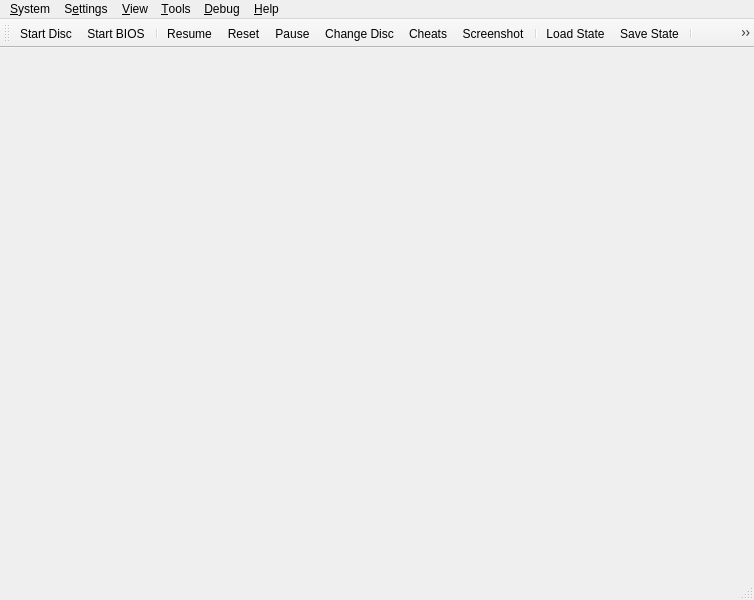
<?xml version="1.0" encoding="UTF-8"?>
<ui version="4.0">
 <class>MainWindow</class>
 <widget class="QMainWindow" name="MainWindow">
  <property name="geometry">
   <rect>
    <x>0</x>
    <y>0</y>
    <width>754</width>
    <height>600</height>
   </rect>
  </property>
  <property name="windowTitle">
   <string>DuckStation</string>
  </property>
  <property name="windowIcon">
   <iconset resource="resources/resources.qrc">
    <normaloff>:/icons/duck.png</normaloff>:/icons/duck.png</iconset>
  </property>
  <property name="acceptDrops">
    <bool>true</bool>
  </property>
  <widget class="QStackedWidget" name="mainContainer">
   <property name="currentIndex">
    <number>0</number>
   </property>
   <widget class="QWidget" name="page"/>
   <widget class="QWidget" name="page_2"/>
  </widget>
  <widget class="QMenuBar" name="menuBar">
   <property name="geometry">
    <rect>
     <x>0</x>
     <y>0</y>
     <width>754</width>
     <height>21</height>
    </rect>
   </property>
   <widget class="QMenu" name="menuSystem">
    <property name="title">
     <string>&amp;System</string>
    </property>
    <widget class="QMenu" name="menuChangeDisc">
     <property name="title">
      <string>Change Disc</string>
     </property>
     <property name="icon">
      <iconset resource="resources/resources.qrc">
       <normaloff>:/icons/media-optical.png</normaloff>:/icons/media-optical.png</iconset>
     </property>
     <addaction name="actionChangeDiscFromFile"/>
     <addaction name="actionChangeDiscFromGameList"/>
     <addaction name="actionRemoveDisc"/>
     <actiongroup name="actionGroupChangeDiscSubImages" />
     <addaction name="separator"/>
    </widget>
    <widget class="QMenu" name="menuCheats">
     <property name="title">
      <string>Cheats</string>
     </property>
     <property name="icon">
      <iconset resource="resources/resources.qrc">
       <normaloff>:/icons/conical-flask-red.png</normaloff>:/icons/conical-flask-red.png</iconset>
     </property>
    </widget>
    <widget class="QMenu" name="menuLoadState">
     <property name="title">
      <string>Load State</string>
     </property>
     <property name="icon">
      <iconset resource="resources/resources.qrc">
       <normaloff>:/icons/document-open.png</normaloff>:/icons/document-open.png</iconset>
     </property>
    </widget>
    <widget class="QMenu" name="menuSaveState">
     <property name="title">
      <string>Save State</string>
     </property>
     <property name="icon">
      <iconset resource="resources/resources.qrc">
       <normaloff>:/icons/document-save.png</normaloff>:/icons/document-save.png</iconset>
     </property>
    </widget>
    <addaction name="actionStartDisc"/>
    <addaction name="actionStartBios"/>
    <addaction name="actionResumeLastState"/>
    <addaction name="separator"/>
    <addaction name="actionPowerOff"/>
    <addaction name="actionPowerOffWithoutSaving"/>
    <addaction name="actionReset"/>
    <addaction name="actionPause"/>
    <addaction name="menuChangeDisc"/>
    <addaction name="separator"/>
    <addaction name="menuCheats"/>
    <addaction name="actionScreenshot"/>
    <addaction name="separator"/>
    <addaction name="menuLoadState"/>
    <addaction name="menuSaveState"/>
    <addaction name="separator"/>
    <addaction name="actionExit"/>
   </widget>
   <widget class="QMenu" name="menuSettings">
    <property name="title">
     <string>S&amp;ettings</string>
    </property>
    <widget class="QMenu" name="menuSettingsTheme">
     <property name="title">
      <string>Theme</string>
     </property>
    </widget>
    <widget class="QMenu" name="menuSettingsLanguage">
     <property name="title">
      <string>Language</string>
     </property>
    </widget>
    <addaction name="actionFullscreen"/>
    <addaction name="separator"/>
    <addaction name="actionGeneralSettings"/>
    <addaction name="actionBIOSSettings"/>
    <addaction name="actionConsoleSettings"/>
    <addaction name="actionEmulationSettings"/>
    <addaction name="actionGameListSettings"/>
    <addaction name="actionHotkeySettings"/>
    <addaction name="actionControllerSettings"/>
    <addaction name="actionMemoryCardSettings"/>
    <addaction name="actionDisplaySettings"/>
    <addaction name="actionEnhancementSettings"/>
    <addaction name="actionPostProcessingSettings"/>
    <addaction name="actionAudioSettings"/>
    <addaction name="actionAchievementSettings"/>
    <addaction name="actionAdvancedSettings"/>
    <addaction name="separator"/>
    <addaction name="actionAddGameDirectory"/>
    <addaction name="actionScanForNewGames"/>
    <addaction name="actionRescanAllGames"/>
    <addaction name="separator"/>
    <addaction name="menuSettingsLanguage"/>
    <addaction name="menuSettingsTheme"/>
   </widget>
   <widget class="QMenu" name="menuHelp">
    <property name="title">
     <string>&amp;Help</string>
    </property>
    <addaction name="actionGitHubRepository"/>
    <addaction name="actionIssueTracker"/>
    <addaction name="actionDiscordServer"/>
    <addaction name="separator"/>
    <addaction name="actionCheckForUpdates"/>
    <addaction name="separator"/>
    <addaction name="actionAboutQt"/>
    <addaction name="actionAbout"/>
   </widget>
   <widget class="QMenu" name="menuDebug">
    <property name="title">
     <string>&amp;Debug</string>
    </property>
    <widget class="QMenu" name="menuRenderer">
     <property name="title">
      <string>Switch GPU Renderer</string>
     </property>
    </widget>
    <widget class="QMenu" name="menuCPUExecutionMode">
     <property name="title">
      <string>Switch CPU Emulation Mode</string>
     </property>
    </widget>
    <widget class="QMenu" name="menuCropMode">
     <property name="title">
      <string>Switch Crop Mode</string>
     </property>
    </widget>
    <addaction name="menuCPUExecutionMode"/>
    <addaction name="menuRenderer"/>
    <addaction name="menuCropMode"/>
    <addaction name="actionDisableAllEnhancements"/>
    <addaction name="actionDisableInterlacing"/>
    <addaction name="actionForceNTSCTimings"/>
    <addaction name="separator"/>
    <addaction name="actionCPUDebugger"/>
    <addaction name="separator"/>
    <addaction name="actionDumpRAM"/>
    <addaction name="actionDumpVRAM"/>
    <addaction name="actionDumpSPURAM"/>
    <addaction name="separator"/>
    <addaction name="actionDebugDumpCPUtoVRAMCopies"/>
    <addaction name="actionDebugDumpVRAMtoCPUCopies"/>
    <addaction name="actionDumpAudio"/>
    <addaction name="separator"/>
    <addaction name="actionDebugShowVRAM"/>
    <addaction name="actionDebugShowGPUState"/>
    <addaction name="actionDebugShowCDROMState"/>
    <addaction name="actionDebugShowSPUState"/>
    <addaction name="actionDebugShowTimersState"/>
    <addaction name="actionDebugShowMDECState"/>
    <addaction name="actionDebugShowDMAState"/>
    <addaction name="actionDebugShowSIOState"/>
   </widget>
   <widget class="QMenu" name="menu_View">
    <property name="title">
     <string>&amp;View</string>
    </property>
    <widget class="QMenu" name="menuWindowSize">
     <property name="title">
      <string>&amp;Window Size</string>
     </property>
    </widget>
    <addaction name="actionViewToolbar"/>
    <addaction name="actionViewLockToolbar"/>
    <addaction name="actionViewStatusBar"/>
    <addaction name="separator"/>
    <addaction name="actionViewGameList"/>
    <addaction name="actionViewGameGrid"/>
    <addaction name="actionViewSystemDisplay"/>
    <addaction name="actionViewGameProperties"/>
    <addaction name="separator"/>
    <addaction name="menuWindowSize"/>
    <addaction name="separator"/>
    <addaction name="actionGridViewShowTitles"/>
    <addaction name="actionGridViewZoomIn"/>
    <addaction name="actionGridViewZoomOut"/>
    <addaction name="actionGridViewRefreshCovers"/>
   </widget>
   <widget class="QMenu" name="menu_Tools">
    <property name="title">
     <string>&amp;Tools</string>
    </property>
    <addaction name="actionMemory_Card_Editor"/>
    <addaction name="actionCheatManager"/>
    <addaction name="separator"/>
    <addaction name="actionOpenDataDirectory"/>
   </widget>
   <addaction name="menuSystem"/>
   <addaction name="menuSettings"/>
   <addaction name="menu_View"/>
   <addaction name="menu_Tools"/>
   <addaction name="menuDebug"/>
   <addaction name="menuHelp"/>
  </widget>
  <widget class="QToolBar" name="toolBar">
   <property name="windowTitle">
    <string>toolBar</string>
   </property>
   <property name="iconSize">
    <size>
     <width>32</width>
     <height>32</height>
    </size>
   </property>
   <property name="toolButtonStyle">
    <enum>Qt::ToolButtonTextUnderIcon</enum>
   </property>
   <attribute name="toolBarArea">
    <enum>TopToolBarArea</enum>
   </attribute>
   <attribute name="toolBarBreak">
    <bool>false</bool>
   </attribute>
   <addaction name="actionStartDisc"/>
   <addaction name="actionStartBios"/>
   <addaction name="separator"/>
   <addaction name="actionResumeLastState"/>
   <addaction name="actionReset"/>
   <addaction name="actionPause"/>
   <addaction name="actionChangeDisc"/>
   <addaction name="actionCheats"/>
   <addaction name="actionScreenshot"/>
   <addaction name="separator"/>
   <addaction name="actionLoadState"/>
   <addaction name="actionSaveState"/>
   <addaction name="separator"/>
   <addaction name="actionFullscreen"/>
   <addaction name="actionSettings"/>
  </widget>
  <widget class="QStatusBar" name="statusBar"/>
  <action name="actionStartDisc">
   <property name="icon">
    <iconset resource="resources/resources.qrc">
     <normaloff>:/icons/drive-optical.png</normaloff>:/icons/drive-optical.png</iconset>
   </property>
   <property name="text">
    <string>Start &amp;Disc...</string>
   </property>
  </action>
  <action name="actionStartBios">
   <property name="icon">
    <iconset resource="resources/resources.qrc">
     <normaloff>:/icons/drive-removable-media.png</normaloff>:/icons/drive-removable-media.png</iconset>
   </property>
   <property name="text">
    <string>Start &amp;BIOS</string>
   </property>
  </action>
  <action name="actionScanForNewGames">
   <property name="icon">
    <iconset resource="resources/resources.qrc">
     <normaloff>:/icons/folder-open.png</normaloff>:/icons/folder-open.png</iconset>
   </property>
   <property name="text">
    <string>&amp;Scan For New Games</string>
   </property>
  </action>
  <action name="actionRescanAllGames">
   <property name="icon">
    <iconset resource="resources/resources.qrc">
     <normaloff>:/icons/view-refresh.png</normaloff>:/icons/view-refresh.png</iconset>
   </property>
   <property name="text">
    <string>&amp;Rescan All Games</string>
   </property>
  </action>
  <action name="actionPowerOff">
   <property name="icon">
    <iconset resource="resources/resources.qrc">
     <normaloff>:/icons/system-shutdown.png</normaloff>:/icons/system-shutdown.png</iconset>
   </property>
   <property name="text">
    <string>Power &amp;Off</string>
   </property>
  </action>
  <action name="actionReset">
   <property name="icon">
    <iconset resource="resources/resources.qrc">
     <normaloff>:/icons/view-refresh.png</normaloff>:/icons/view-refresh.png</iconset>
   </property>
   <property name="text">
    <string>&amp;Reset</string>
   </property>
  </action>
  <action name="actionPause">
   <property name="checkable">
    <bool>true</bool>
   </property>
   <property name="icon">
    <iconset resource="resources/resources.qrc">
     <normaloff>:/icons/media-playback-pause.png</normaloff>:/icons/media-playback-pause.png</iconset>
   </property>
   <property name="text">
    <string>&amp;Pause</string>
   </property>
  </action>
  <action name="actionLoadState">
   <property name="icon">
    <iconset resource="resources/resources.qrc">
     <normaloff>:/icons/document-open.png</normaloff>:/icons/document-open.png</iconset>
   </property>
   <property name="text">
    <string>&amp;Load State</string>
   </property>
  </action>
  <action name="actionSaveState">
   <property name="icon">
    <iconset resource="resources/resources.qrc">
     <normaloff>:/icons/document-save.png</normaloff>:/icons/document-save.png</iconset>
   </property>
   <property name="text">
    <string>&amp;Save State</string>
   </property>
  </action>
  <action name="actionExit">
   <property name="text">
    <string>E&amp;xit</string>
   </property>
  </action>
  <action name="actionBIOSSettings">
   <property name="icon">
    <iconset resource="resources/resources.qrc">
     <normaloff>:/icons/media-flash-2.png</normaloff>:/icons/media-flash-2.png</iconset>
   </property>
   <property name="text">
    <string>B&amp;IOS Settings...</string>
   </property>
  </action>
  <action name="actionConsoleSettings">
   <property name="icon">
    <iconset resource="resources/resources.qrc">
     <normaloff>:/icons/utilities-system-monitor.png</normaloff>:/icons/utilities-system-monitor.png</iconset>
   </property>
   <property name="text">
    <string>C&amp;onsole Settings...</string>
   </property>
  </action>
  <action name="actionEmulationSettings">
   <property name="icon">
    <iconset resource="resources/resources.qrc">
     <normaloff>:/icons/applications-other.png</normaloff>:/icons/applications-other.png</iconset>
   </property>
   <property name="text">
    <string>E&amp;mulation Settings...</string>
   </property>
  </action>
  <action name="actionControllerSettings">
   <property name="icon">
    <iconset resource="resources/resources.qrc">
     <normaloff>:/icons/input-gaming.png</normaloff>:/icons/input-gaming.png</iconset>
   </property>
   <property name="text">
    <string>&amp;Controller Settings...</string>
   </property>
  </action>
  <action name="actionHotkeySettings">
   <property name="icon">
    <iconset resource="resources/resources.qrc">
     <normaloff>:/icons/preferences-desktop-keyboard-shortcuts.png</normaloff>:/icons/preferences-desktop-keyboard-shortcuts.png</iconset>
   </property>
   <property name="text">
    <string>&amp;Hotkey Settings...</string>
   </property>
  </action>
  <action name="actionDisplaySettings">
   <property name="icon">
    <iconset resource="resources/resources.qrc">
     <normaloff>:/icons/video-display.png</normaloff>:/icons/video-display.png</iconset>
   </property>
   <property name="text">
    <string>&amp;Display Settings...</string>
   </property>
  </action>
  <action name="actionEnhancementSettings">
   <property name="icon">
    <iconset resource="resources/resources.qrc">
     <normaloff>:/icons/antialias-icon.png</normaloff>:/icons/antialias-icon.png</iconset>
   </property>
   <property name="text">
    <string>&amp;Enhancement Settings...</string>
   </property>
  </action>
  <action name="actionPostProcessingSettings">
   <property name="icon">
    <iconset resource="resources/resources.qrc">
     <normaloff>:/icons/applications-graphics.png</normaloff>:/icons/applications-graphics.png</iconset>
   </property>
   <property name="text">
    <string>&amp;Post-Processing Settings...</string>
   </property>
  </action>
  <action name="actionFullscreen">
   <property name="icon">
    <iconset resource="resources/resources.qrc">
     <normaloff>:/icons/view-fullscreen.png</normaloff>:/icons/view-fullscreen.png</iconset>
   </property>
   <property name="text">
    <string>Fullscreen</string>
   </property>
  </action>
  <action name="actionResolution_Scale">
   <property name="text">
    <string>Resolution Scale</string>
   </property>
  </action>
  <action name="actionGitHubRepository">
   <property name="text">
    <string>&amp;GitHub Repository...</string>
   </property>
  </action>
  <action name="actionIssueTracker">
   <property name="text">
    <string>&amp;Issue Tracker...</string>
   </property>
  </action>
  <action name="actionDiscordServer">
   <property name="text">
    <string>&amp;Discord Server...</string>
   </property>
  </action>
  <action name="actionCheckForUpdates">
   <property name="text">
    <string>Check for &amp;Updates...</string>
   </property>
  </action>
  <action name="actionAboutQt">
   <property name="text">
    <string>About &amp;Qt...</string>
   </property>
  </action>
  <action name="actionAbout">
   <property name="text">
    <string>&amp;About DuckStation...</string>
   </property>
  </action>
  <action name="actionChangeDisc">
   <property name="icon">
    <iconset resource="resources/resources.qrc">
     <normaloff>:/icons/media-optical.png</normaloff>:/icons/media-optical.png</iconset>
   </property>
   <property name="text">
    <string>Change Disc...</string>
   </property>
  </action>
  <action name="actionCheats">
   <property name="icon">
    <iconset resource="resources/resources.qrc">
     <normaloff>:/icons/conical-flask-red.png</normaloff>:/icons/conical-flask-red.png</iconset>
   </property>
   <property name="text">
    <string>Cheats...</string>
   </property>
  </action>
  <action name="actionAudioSettings">
   <property name="icon">
    <iconset resource="resources/resources.qrc">
     <normaloff>:/icons/audio-card.png</normaloff>:/icons/audio-card.png</iconset>
   </property>
   <property name="text">
    <string>Audio Settings...</string>
   </property>
  </action>
  <action name="actionAchievementSettings">
   <property name="icon">
    <iconset resource="resources/resources.qrc">
     <normaloff>:/icons/trophy.png</normaloff>:/icons/trophy.png</iconset>
   </property>
   <property name="text">
    <string>Achievement Settings...</string>
   </property>
  </action>
  <action name="actionGameListSettings">
   <property name="icon">
    <iconset resource="resources/resources.qrc">
     <normaloff>:/icons/folder-open.png</normaloff>:/icons/folder-open.png</iconset>
   </property>
   <property name="text">
    <string>Game List Settings...</string>
   </property>
  </action>
  <action name="actionGeneralSettings">
   <property name="icon">
    <iconset resource="resources/resources.qrc">
     <normaloff>:/icons/applications-system.png</normaloff>:/icons/applications-system.png</iconset>
   </property>
   <property name="text">
    <string>General Settings...</string>
   </property>
  </action>
  <action name="actionAdvancedSettings">
   <property name="icon">
    <iconset resource="resources/resources.qrc">
     <normaloff>:/icons/applications-development.png</normaloff>:/icons/applications-development.png</iconset>
   </property>
   <property name="text">
    <string>Advanced Settings...</string>
   </property>
  </action>
  <action name="actionAddGameDirectory">
   <property name="icon">
    <iconset resource="resources/resources.qrc">
     <normaloff>:/icons/edit-find.png</normaloff>:/icons/edit-find.png</iconset>
   </property>
   <property name="text">
    <string>Add Game Directory...</string>
   </property>
  </action>
  <action name="actionSettings">
   <property name="icon">
    <iconset resource="resources/resources.qrc">
     <normaloff>:/icons/preferences-system.png</normaloff>:/icons/preferences-system.png</iconset>
   </property>
   <property name="text">
    <string>&amp;Settings...</string>
   </property>
  </action>
  <action name="actionChangeDiscFromFile">
   <property name="text">
    <string>From File...</string>
   </property>
  </action>
  <action name="actionChangeDiscFromGameList">
   <property name="text">
    <string>From Game List...</string>
   </property>
  </action>
  <action name="actionRemoveDisc">
   <property name="text">
    <string>Remove Disc</string>
   </property>
  </action>
  <action name="actionResume_State">
   <property name="text">
    <string>Resume State</string>
   </property>
  </action>
  <action name="actionGlobal_State">
   <property name="text">
    <string>Global State</string>
   </property>
  </action>
  <action name="actionDebugShowVRAM">
   <property name="checkable">
    <bool>true</bool>
   </property>
   <property name="text">
    <string>Show VRAM</string>
   </property>
  </action>
  <action name="actionDebugDumpCPUtoVRAMCopies">
   <property name="checkable">
    <bool>true</bool>
   </property>
   <property name="text">
    <string>Dump CPU to VRAM Copies</string>
   </property>
  </action>
  <action name="actionDebugDumpVRAMtoCPUCopies">
   <property name="checkable">
    <bool>true</bool>
   </property>
   <property name="text">
    <string>Dump VRAM to CPU Copies</string>
   </property>
  </action>
  <action name="actionDisableAllEnhancements">
   <property name="checkable">
    <bool>true</bool>
   </property>
   <property name="text">
    <string>Disable All Enhancements</string>
   </property>
  </action> 
  <action name="actionDisableInterlacing">
   <property name="checkable">
    <bool>true</bool>
   </property>
   <property name="text">
    <string>Disable Interlacing</string>
   </property>
  </action>
  <action name="actionForceNTSCTimings">
   <property name="checkable">
    <bool>true</bool>
   </property>
   <property name="text">
    <string>Force NTSC Timings</string>
   </property>
  </action>
  <action name="actionDumpAudio">
   <property name="checkable">
    <bool>true</bool>
   </property>
   <property name="text">
    <string>Dump Audio</string>
   </property>
  </action>
  <action name="actionDumpRAM">
   <property name="text">
    <string>Dump RAM...</string>
   </property>
  </action>
  <action name="actionDumpVRAM">
   <property name="text">
    <string>Dump VRAM...</string>
   </property>
  </action>
  <action name="actionDumpSPURAM">
   <property name="text">
    <string>Dump SPU RAM...</string>
   </property>
  </action>
  <action name="actionDebugShowGPUState">
   <property name="checkable">
    <bool>true</bool>
   </property>
   <property name="text">
    <string>Show GPU State</string>
   </property>
  </action>
  <action name="actionDebugShowCDROMState">
   <property name="checkable">
    <bool>true</bool>
   </property>
   <property name="text">
    <string>Show CDROM State</string>
   </property>
  </action>
  <action name="actionDebugShowSPUState">
   <property name="checkable">
    <bool>true</bool>
   </property>
   <property name="text">
    <string>Show SPU State</string>
   </property>
  </action>
  <action name="actionDebugShowTimersState">
   <property name="checkable">
    <bool>true</bool>
   </property>
   <property name="text">
    <string>Show Timers State</string>
   </property>
  </action>
  <action name="actionDebugShowMDECState">
   <property name="checkable">
    <bool>true</bool>
   </property>
   <property name="text">
    <string>Show MDEC State</string>
   </property>
  </action>
  <action name="actionDebugShowDMAState">
   <property name="checkable">
    <bool>true</bool>
   </property>
   <property name="text">
    <string>Show DMA State</string>
   </property>
  </action>
  <action name="actionDebugShowSIOState">
   <property name="checkable">
    <bool>true</bool>
   </property>
   <property name="text">
    <string>Show SIO State</string>
   </property>
  </action>
  <action name="actionScreenshot">
   <property name="icon">
    <iconset resource="resources/resources.qrc">
     <normaloff>:/icons/camera-photo.png</normaloff>:/icons/camera-photo.png</iconset>
   </property>
   <property name="text">
    <string>&amp;Screenshot</string>
   </property>
  </action>
  <action name="actionMemoryCardSettings">
   <property name="icon">
    <iconset resource="resources/resources.qrc">
     <normaloff>:/icons/media-flash-24.png</normaloff>:/icons/media-flash-24.png</iconset>
   </property>
   <property name="text">
    <string>&amp;Memory Card Settings...</string>
   </property>
  </action>
  <action name="actionResumeLastState">
   <property name="icon">
    <iconset resource="resources/resources.qrc">
     <normaloff>:/icons/media-playback-start.png</normaloff>:/icons/media-playback-start.png</iconset>
   </property>
   <property name="text">
    <string>Resume</string>
   </property>
   <property name="toolTip">
    <string>Resumes the last save state created.</string>
   </property>
  </action>
  <action name="actionViewToolbar">
   <property name="checkable">
    <bool>true</bool>
   </property>
   <property name="checked">
    <bool>true</bool>
   </property>
   <property name="text">
    <string>&amp;Toolbar</string>
   </property>
  </action>
  <action name="actionViewLockToolbar">
   <property name="checkable">
    <bool>true</bool>
   </property>
   <property name="checked">
    <bool>false</bool>
   </property>
   <property name="text">
    <string>Lock Toolbar</string>
   </property>
  </action>
  <action name="actionViewStatusBar">
   <property name="checkable">
    <bool>true</bool>
   </property>
   <property name="checked">
    <bool>true</bool>
   </property>
   <property name="text">
    <string>&amp;Status Bar</string>
   </property>
  </action>
  <action name="actionViewGameList">
   <property name="text">
    <string>Game &amp;List</string>
   </property>
  </action>
  <action name="actionViewSystemDisplay">
   <property name="enabled">
    <bool>false</bool>
   </property>
   <property name="text">
    <string>System &amp;Display</string>
   </property>
  </action>
  <action name="actionViewGameProperties">
   <property name="enabled">
    <bool>false</bool>
   </property>
   <property name="text">
    <string>Game &amp;Properties</string>
   </property>
  </action>
  <action name="actionMemory_Card_Editor">
   <property name="text">
    <string>Memory &amp;Card Editor</string>
   </property>
  </action>
  <action name="actionCheatManager">
   <property name="text">
    <string>C&amp;heat Manager</string>
   </property>
  </action>
  <action name="actionCPUDebugger">
   <property name="text">
    <string>CPU D&amp;ebugger</string>
   </property>
  </action>
  <action name="actionViewGameGrid">
   <property name="text">
    <string>Game &amp;Grid</string>
   </property>
  </action>
  <action name="actionGridViewShowTitles">
   <property name="checkable">
    <bool>true</bool>
   </property>
   <property name="checked">
    <bool>true</bool>
   </property>
   <property name="text">
    <string>Show Titles (Grid View)</string>
   </property>
  </action>
  <action name="actionGridViewZoomIn">
   <property name="text">
    <string>Zoom &amp;In (Grid View)</string>
   </property>
   <property name="shortcut">
    <string>Ctrl++</string>
   </property>
  </action>
  <action name="actionGridViewZoomOut">
   <property name="text">
    <string>Zoom &amp;Out (Grid View)</string>
   </property>
   <property name="shortcut">
    <string>Ctrl+-</string>
   </property>
  </action>
  <action name="actionGridViewRefreshCovers">
   <property name="text">
    <string>Refresh &amp;Covers (Grid View)</string>
   </property>
  </action>
  <action name="actionOpen_Memory_Card_Directory">
   <property name="text">
    <string>Open Memory Card Directory...</string>
   </property>
  </action>
  <action name="actionOpenDataDirectory">
   <property name="text">
    <string>Open Data Directory...</string>
   </property>
  </action>
  <action name="actionPowerOffWithoutSaving">
   <property name="icon">
    <iconset resource="resources/resources.qrc">
     <normaloff>:/icons/process-stop.png</normaloff>:/icons/process-stop.png</iconset>
   </property>
   <property name="text">
    <string>Power Off &amp;Without Saving</string>
   </property>
  </action>
 </widget>
 <resources>
  <include location="resources/resources.qrc"/>
 </resources>
 <connections/>
</ui>
